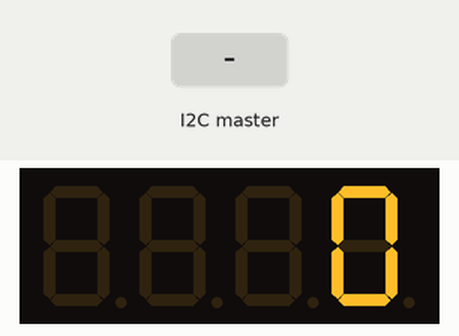
Bench run of a sketch on a simulated Arduino Uno, built with avr-gcc and run on an emulated ATmega328P. Shown: 4-digit seven-segment display. The inputs (shaded band) are chosen by the test bench.

Above: at 1.2 s.
1.3 s: the I2C master sends the byte 1
At 2.5 s:
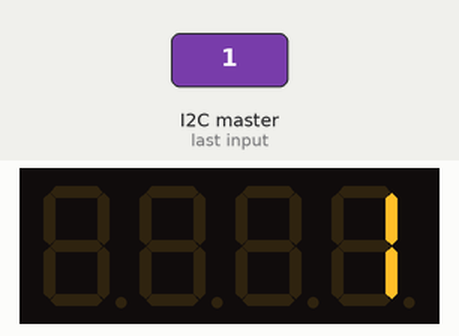
2.8 s: the I2C master sends the byte 2
At 3.7 s:
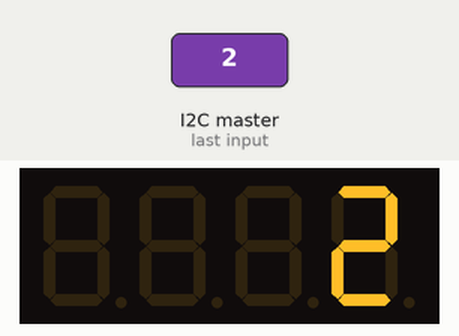
Timing chart, 0 to 5.8 s (numbered marks = the images above; inputs shaded):
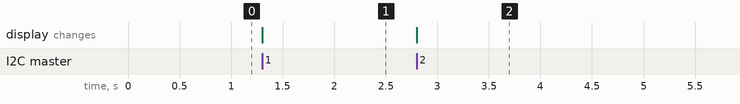

Measured:
- after the input at 1.3 s, the display: changes at once (image 1)
- after the input at 2.8 s, the display: changes at once (image 2)

The sketch:

CodSclav.ino
```cpp
#include <SevSeg.h>
#include <Wire.h>
SevSeg sevseg;
int x;

void setup() {
    byte numDigits = 4;
    byte digitPins[] = {2, 3, 4, 5};
    byte segmentPins[] = {6, 7, 8, 9, 10, 11, 12, 13};
    sevseg.begin(COMMON_CATHODE, numDigits, digitPins, segmentPins, 0);
    sevseg.setBrightness(0);

    Wire.begin(9);
    Wire.onReceive(receiveEvent);
}

void receiveEvent(int bytes) {
  x = Wire.read();
}

void loop() {
  sevseg.setNumber(x);
  sevseg.refreshDisplay();
}
```
